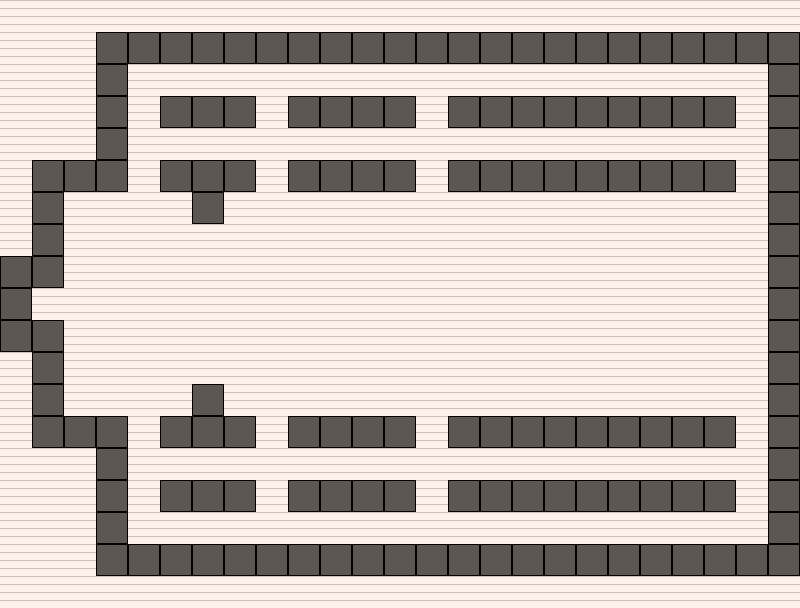

This is a level from a 2D game, rendered from its Tiled map with the project's own tilesets. A one-line summary and the complete map file follow:
An orthogonal 25x19 tile map with 32x32 px tiles, 2 tile layers (background, walls), 2 tilesets and 55 objects (9x pipe, 9x upleft, 8x downleft, 8x red, 5x downright, ...).

<map version="1.2" tiledversion="1.2.2" orientation="orthogonal" renderorder="right-down" width="25" height="19" tilewidth="32" tileheight="32" infinite="0" nextlayerid="6" nextobjectid="156">
 <tileset firstgid="1" name="walls1" tilewidth="32" tileheight="32" tilecount="13" columns="13">
  <image source="walls1.png" width="416" height="32" />
 </tileset>
 <tileset firstgid="14" name="topdownpeople" tilewidth="32" tileheight="32" tilecount="12" columns="2">
  <image source="topdownpeople.png" width="64" height="192" />
 </tileset>
 <layer id="2" name="background" width="25" height="19">
  <data encoding="csv">
2,2,2,2,2,2,2,2,2,2,2,2,2,2,2,2,2,2,2,2,2,2,2,2,2,
2,2,2,2,2,2,2,2,2,2,2,2,2,2,2,2,2,2,2,2,2,2,2,2,2,
2,2,2,2,2,2,2,2,2,2,2,2,2,2,2,2,2,2,2,2,2,2,2,2,2,
2,2,2,2,2,2,2,2,2,2,2,2,2,2,2,2,2,2,2,2,2,2,2,2,2,
2,2,2,2,2,2,2,2,2,2,2,2,2,2,2,2,2,2,2,2,2,2,2,2,2,
2,2,2,2,2,2,2,2,2,2,2,2,2,2,2,2,2,2,2,2,2,2,2,2,2,
2,2,2,2,2,2,2,2,2,2,2,2,2,2,2,2,2,2,2,2,2,2,2,2,2,
2,2,2,2,2,2,2,2,2,2,2,2,2,2,2,2,2,2,2,2,2,2,2,2,2,
2,2,2,2,2,2,2,2,2,2,2,2,2,2,2,2,2,2,2,2,2,2,2,2,2,
2,2,2,2,2,2,2,2,2,2,2,2,2,2,2,2,2,2,2,2,2,2,2,2,2,
2,2,2,2,2,2,2,2,2,2,2,2,2,2,2,2,2,2,2,2,2,2,2,2,2,
2,2,2,2,2,2,2,2,2,2,2,2,2,2,2,2,2,2,2,2,2,2,2,2,2,
2,2,2,2,2,2,2,2,2,2,2,2,2,2,2,2,2,2,2,2,2,2,2,2,2,
2,2,2,2,2,2,2,2,2,2,2,2,2,2,2,2,2,2,2,2,2,2,2,2,2,
2,2,2,2,2,2,2,2,2,2,2,2,2,2,2,2,2,2,2,2,2,2,2,2,2,
2,2,2,2,2,2,2,2,2,2,2,2,2,2,2,2,2,2,2,2,2,2,2,2,2,
2,2,2,2,2,2,2,2,2,2,2,2,2,2,2,2,2,2,2,2,2,2,2,2,2,
2,2,2,2,2,2,2,2,2,2,2,2,2,2,2,2,2,2,2,2,2,2,2,2,2,
2,2,2,2,2,2,2,2,2,2,2,2,2,2,2,2,2,2,2,2,2,2,2,2,2
</data>
 </layer>
 <objectgroup id="5" name="corners">
  <object id="101" name="pipe" gid="8" x="128" y="192" width="32" height="32" />
  <object id="102" name="pipe" gid="8" x="256" y="192" width="32" height="32" />
  <object id="103" name="pipe" gid="8" x="416" y="192" width="32" height="32" />
  <object id="104" name="pipe" gid="8" x="736" y="192" width="32" height="32" />
  <object id="105" name="pipe" gid="8" x="736" y="448" width="32" height="32" />
  <object id="106" name="pipe" gid="8" x="416" y="448" width="32" height="32" />
  <object id="107" name="pipe" gid="8" x="256" y="448" width="32" height="32" />
  <object id="108" name="pipe" gid="8" x="128" y="448" width="32" height="32" />
  <object id="125" name="downright" gid="4" x="128" y="160" width="32" height="32" />
  <object id="126" name="downright" gid="4" x="128" y="96" width="32" height="32" />
  <object id="127" name="downright" gid="4" x="256" y="96" width="32" height="32" />
  <object id="128" name="downright" gid="4" x="480" y="224" width="32" height="32" />
  <object id="131" name="downleft" gid="5" x="416" y="96" width="32" height="32" />
  <object id="132" name="downleft" gid="5" x="736" y="160" width="32" height="32" />
  <object id="133" name="downleft" gid="5" x="512" y="288" width="32" height="32" />
  <object id="134" name="downleft" gid="5" x="736" y="224" width="32" height="32" />
  <object id="135" name="downleft" gid="5" x="320" y="224" width="32" height="32" />
  <object id="136" name="downleft" gid="5" x="160" y="224" width="32" height="32" />
  <object id="137" name="downleft" gid="5" x="192" y="256" width="32" height="32" />
  <object id="138" name="upright" gid="3" x="256" y="544" width="32" height="32" />
  <object id="139" name="upright" gid="3" x="480" y="416" width="32" height="32" />
  <object id="140" name="upleft" gid="6" x="160" y="416" width="32" height="32" />
  <object id="141" name="upleft" gid="6" x="192" y="384" width="32" height="32" />
  <object id="142" name="upleft" gid="6" x="736" y="480" width="32" height="32" />
  <object id="143" name="upleft" gid="6" x="736" y="544" width="32" height="32" />
  <object id="144" name="upleft" gid="6" x="512" y="352" width="32" height="32" />
  <object id="145" name="upleft" gid="6" x="320" y="416" width="32" height="32" />
  <object id="146" name="upleft" gid="6" x="416" y="480" width="32" height="32" />
  <object id="147" name="upright" gid="3" x="128" y="480" width="32" height="32" />
  <object id="148" name="break" gid="13" x="736" y="288" width="32" height="32" />
  <object id="150" name="break" gid="13" x="672" y="320" width="32" height="32" />
  <object id="151" name="upleft" gid="6" x="736" y="416" width="32" height="32" />
  <object id="152" name="upleft" gid="6" x="608" y="416" width="32" height="32" />
  <object id="153" name="downright" gid="4" x="608" y="224" width="32" height="32" />
  <object id="154" name="pipe" gid="8" x="480" y="416" width="32" height="32" />
  <object id="155" name="downleft" gid="5" x="736" y="96" width="32" height="32" />
 </objectgroup>
 <objectgroup id="4" name="people">
  <object id="94" name="spawn" gid="22" x="32" y="320" width="32" height="32" />
  <object id="95" name="goal" gid="20" x="736" y="320" width="32" height="32" />
  <object id="96" name="red" gid="18" x="160" y="320" width="32" height="32" />
  <object id="97" name="ghost" gid="24" x="128" y="352" width="32" height="32" />
  <object id="98" name="ghost" gid="24" x="128" y="288" width="32" height="32" />
  <object id="99" name="black" gid="16" x="160" y="384" width="32" height="32" />
  <object id="100" name="black" gid="16" x="160" y="256" width="32" height="32" />
  <object id="113" name="red" gid="18" x="160" y="288" width="32" height="32" />
  <object id="114" name="red" gid="18" x="160" y="352" width="32" height="32" />
  <object id="115" name="black" gid="16" x="192" y="288" width="32" height="32" />
  <object id="116" name="black" gid="16" x="192" y="352" width="32" height="32" />
  <object id="117" name="ghost" gid="24" x="256" y="384" width="32" height="32" />
  <object id="118" name="ghost" gid="24" x="256" y="256" width="32" height="32" />
  <object id="119" name="red" gid="18" x="288" y="288" width="32" height="32" />
  <object id="120" name="red" gid="18" x="288" y="352" width="32" height="32" />
  <object id="121" name="white" gid="14" x="320" y="320" width="32" height="32" />
  <object id="122" name="red" gid="18" x="416" y="288" width="32" height="32" />
  <object id="123" name="red" gid="18" x="416" y="320" width="32" height="32" />
  <object id="124" name="red" gid="18" x="416" y="352" width="32" height="32" />
 </objectgroup>
 <layer id="1" name="walls" width="25" height="19">
  <data encoding="csv">
0,0,0,0,0,0,0,0,0,0,0,0,0,0,0,0,0,0,0,0,0,0,0,0,0,
0,0,0,1,1,1,1,1,1,1,1,1,1,1,1,1,1,1,1,1,1,1,1,1,1,
0,0,0,1,0,0,0,0,0,0,0,0,0,0,0,0,0,0,0,0,0,0,0,0,1,
0,0,0,1,0,1,1,1,0,1,1,1,1,0,1,1,1,1,1,1,1,1,1,0,1,
0,0,0,1,0,0,0,0,0,0,0,0,0,0,0,0,0,0,0,0,0,0,0,0,1,
0,1,1,1,0,1,1,1,0,1,1,1,1,0,1,1,1,1,1,1,1,1,1,0,1,
0,1,0,0,0,0,1,0,0,0,0,0,0,0,0,0,0,0,0,0,0,0,0,0,1,
0,1,0,0,0,0,0,0,0,0,0,0,0,0,0,0,0,0,0,0,0,0,0,0,1,
1,1,0,0,0,0,0,0,0,0,0,0,0,0,0,0,0,0,0,0,0,0,0,0,1,
1,0,0,0,0,0,0,0,0,0,0,0,0,0,0,0,0,0,0,0,0,0,0,0,1,
1,1,0,0,0,0,0,0,0,0,0,0,0,0,0,0,0,0,0,0,0,0,0,0,1,
0,1,0,0,0,0,0,0,0,0,0,0,0,0,0,0,0,0,0,0,0,0,0,0,1,
0,1,0,0,0,0,1,0,0,0,0,0,0,0,0,0,0,0,0,0,0,0,0,0,1,
0,1,1,1,0,1,1,1,0,1,1,1,1,0,1,1,1,1,1,1,1,1,1,0,1,
0,0,0,1,0,0,0,0,0,0,0,0,0,0,0,0,0,0,0,0,0,0,0,0,1,
0,0,0,1,0,1,1,1,0,1,1,1,1,0,1,1,1,1,1,1,1,1,1,0,1,
0,0,0,1,0,0,0,0,0,0,0,0,0,0,0,0,0,0,0,0,0,0,0,0,1,
0,0,0,1,1,1,1,1,1,1,1,1,1,1,1,1,1,1,1,1,1,1,1,1,1,
0,0,0,0,0,0,0,0,0,0,0,0,0,0,0,0,0,0,0,0,0,0,0,0,0
</data>
 </layer>
</map>
